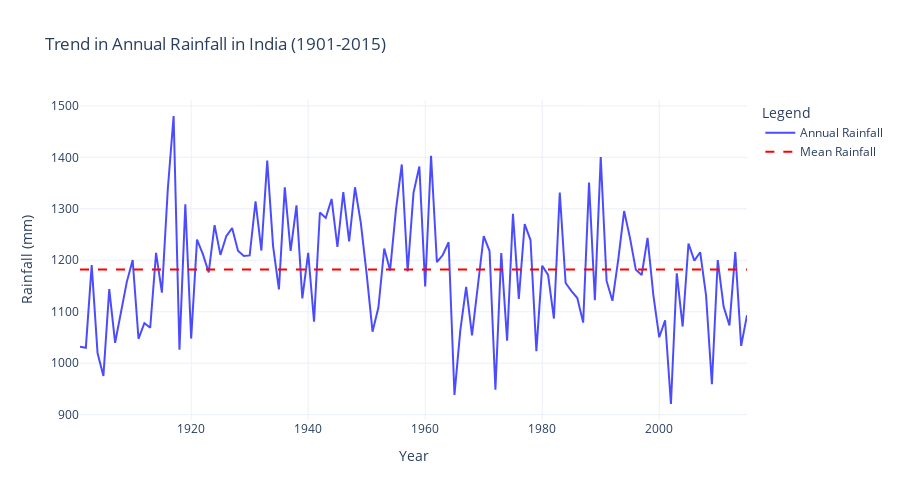
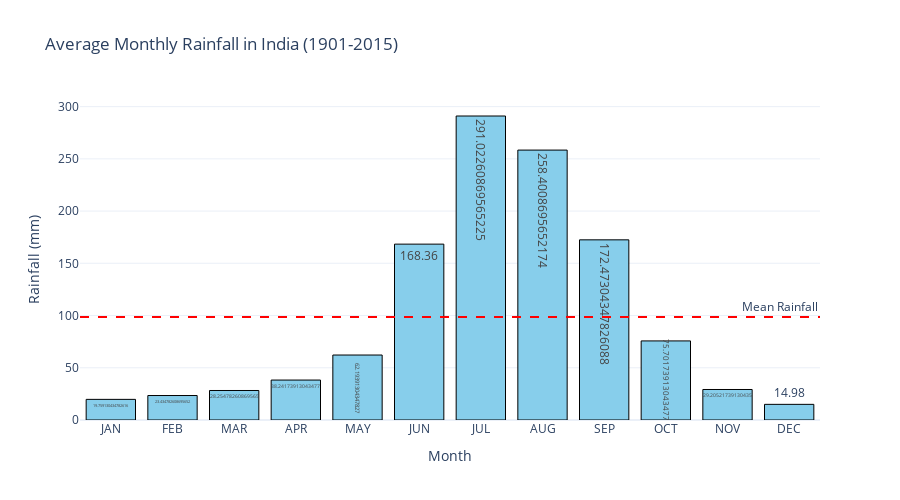
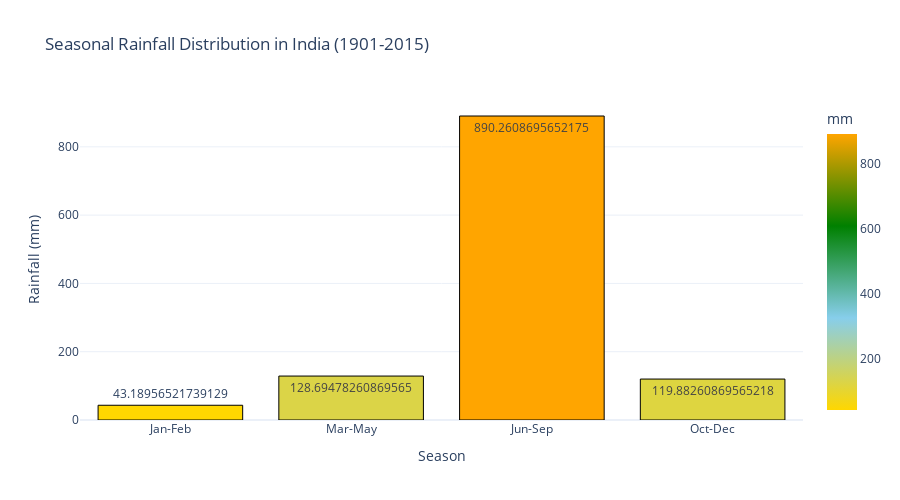

These figures' notebook cell, in order:
### Markdown cell above
### Analyzing Annual Rainfall Trends Over Time

### Code cell
import plotly.graph_objects as go
import plotly.express as px

# analyze trends in annual rainfall over time
annual_rainfall = rainfall_data[['YEAR', 'ANNUAL']]

fig_annual = go.Figure()
fig_annual.add_trace(go.Scatter(
    x=annual_rainfall['YEAR'],
    y=annual_rainfall['ANNUAL'],
    mode='lines',
    name='Annual Rainfall',
    line=dict(color='blue', width=2),
    opacity=0.7
))
fig_annual.add_trace(go.Scatter(
    x=annual_rainfall['YEAR'],
    y=[annual_rainfall['ANNUAL'].mean()] * len(annual_rainfall),
    mode='lines',
    name='Mean Rainfall',
    line=dict(color='red', dash='dash')
))
fig_annual.update_layout(
    title='Trend in Annual Rainfall in India (1901-2015)',
    xaxis_title='Year',
    yaxis_title='Rainfall (mm)',
    template='plotly_white',
    legend=dict(title="Legend"),
    height=500
)
fig_annual.show()

# identify months with the highest and lowest rainfall on average
monthly_columns = ['JAN', 'FEB', 'MAR', 'APR', 'MAY', 'JUN', 'JUL', 'AUG', 'SEP', 'OCT', 'NOV', 'DEC']
monthly_avg = rainfall_data[monthly_columns].mean()

highest_rainfall_month = monthly_avg.idxmax()
lowest_rainfall_month = monthly_avg.idxmin()

fig_monthly = px.bar(
    x=monthly_avg.index,
    y=monthly_avg.values,
    labels={'x': 'Month', 'y': 'Rainfall (mm)'},
    title='Average Monthly Rainfall in India (1901-2015)',
    text=monthly_avg.values
)
fig_monthly.add_hline(
    y=monthly_avg.mean(),
    line_dash="dash",
    line_color="red",
    annotation_text="Mean Rainfall",
    annotation_position="top right"
)
fig_monthly.update_traces(marker_color='skyblue', marker_line_color='black', marker_line_width=1)
fig_monthly.update_layout(template='plotly_white', height=500)
fig_monthly.show()

# seasonal rainfall distribution
seasonal_columns = ['Jan-Feb', 'Mar-May', 'Jun-Sep', 'Oct-Dec']
seasonal_avg = rainfall_data[seasonal_columns].mean()

fig_seasonal = px.bar(
    x=seasonal_avg.index,
    y=seasonal_avg.values,
    labels={'x': 'Season', 'y': 'Rainfall (mm)'},
    title='Seasonal Rainfall Distribution in India (1901-2015)',
    text=seasonal_avg.values,
    color=seasonal_avg.values,
    color_continuous_scale=['gold', 'skyblue', 'green', 'orange']
)

fig_seasonal.update_traces(marker_line_color='black', marker_line_width=1)
fig_seasonal.update_layout(
    template='plotly_white',
    height=500,
    coloraxis_colorbar=dict(title='mm')
)
fig_seasonal.update_layout(template='plotly_white', height=500)
fig_seasonal.show()

### Figure 1 — Plotly figure (JSON) as saved in the notebook; plotly's stock layout.template omitted (floating-point values rounded to 4 significant figures)
{"data": [{"line": {"color": "blue", "width": 2}, "mode": "lines", "name": "Annual Rainfall", "opacity": 0.7, "type": "scatter", "x": [1901, 1902, 1903, 1904, 1905, 1906, 1907, 1908, 1909, 1910, 1911, 1912, 1913, 1914, 1915, 1916, 1917, 1918, 1919, 1920, 1921, 1922, 1923, 1924, 1925, 1926, 1927, 1928, 1929, 1930, 1931, 1932, 1933, 1934, 1935, 1936, 1937, 1938, 1939, 1940, 1941, 1942, 1943, 1944, 1945, 1946, 1947, 1948, 1949, 1950, 1951, 1952, 1953, 1954, 1955, 1956, 1957, 1958, 1959, 1960, 1961, 1962, 1963, 1964, 1965, 1966, 1967, 1968, 1969, 1970, 1971, 1972, 1973, 1974, 1975, 1976, 1977, 1978, 1979, 1980, 1981, 1982, 1983, 1984, 1985, 1986, 1987, 1988, 1989, 1990, 1991, 1992, 1993, 1994, 1995, 1996, 1997, 1998, 1999, 2000, 2001, 2002, 2003, 2004, 2005, 2006, 2007, 2008, 2009, 2010, 2011, 2012, 2013, 2014, 2015], "y": [1032.0, 1030.0, 1190.0, 1020.0, 975.3, 1144.0, 1040.0, 1097.0, 1158.0, 1200.0, 1048.0, 1078.0, 1069.0, 1214.0, 1137.0, 1337.0, 1480.0, 1026.0, 1309.0, 1048.0, 1240.0, 1212.0, 1176.0, 1268.0, 1210.0, 1247.0, 1263.0, 1218.0, 1208.0, 1209.0, 1315.0, 1219.0, 1394.0, 1228.0, 1143.0, 1342.0, 1218.0, 1307.0, 1126.0, 1215.0, 1081.0, 1293.0, 1282.0, 1319.0, 1226.0, 1333.0, 1237.0, 1342.0, 1272.0, 1172.0, 1061.0, 1108.0, 1223.0, 1180.0, 1298.0, 1386.0, 1178.0, 1331.0, 1382.0, 1149.0, 1403.0, 1196.0, 1210.0, 1235.0, 938.4, 1064.0, 1148.0, 1054.0, 1148.0, 1247.0, 1218.0, 948.5, 1214.0, 1044.0, 1290.0, 1125.0, 1270.0, 1239.0, 1023.0, 1190.0, 1172.0, 1087.0, 1332.0, 1156.0, 1140.0, 1127.0, 1079.0, 1351.0, 1122.0, 1401.0, 1160.0, 1121.0, 1202.0, 1296.0, 1244.0, 1182.0, 1171.0, 1244.0, 1132.0, 1050.0, 1083.0, 920.8, 1174.0, 1071.0, 1232.0, 1199.0, 1216.0, 1132.0, 959.3, 1200.0, 1110.0, 1074.0, 1216.0, 1034.0, 1093.0]}, {"line": {"color": "red", "dash": "dash"}, "mode": "lines", "name": "Mean Rainfall", "type": "scatter", "x": [1901, 1902, 1903, 1904, 1905, 1906, 1907, 1908, 1909, 1910, 1911, 1912, 1913, 1914, 1915, 1916, 1917, 1918, 1919, 1920, 1921, 1922, 1923, 1924, 1925, 1926, 1927, 1928, 1929, 1930, 1931, 1932, 1933, 1934, 1935, 1936, 1937, 1938, 1939, 1940, 1941, 1942, 1943, 1944, 1945, 1946, 1947, 1948, 1949, 1950, 1951, 1952, 1953, 1954, 1955, 1956, 1957, 1958, 1959, 1960, 1961, 1962, 1963, 1964, 1965, 1966, 1967, 1968, 1969, 1970, 1971, 1972, 1973, 1974, 1975, 1976, 1977, 1978, 1979, 1980, 1981, 1982, 1983, 1984, 1985, 1986, 1987, 1988, 1989, 1990, 1991, 1992, 1993, 1994, 1995, 1996, 1997, 1998, 1999, 2000, 2001, 2002, 2003, 2004, 2005, 2006, 2007, 2008, 2009, 2010, 2011, 2012, 2013, 2014, 2015], "y": [1182.0, 1182.0, 1182.0, 1182.0, 1182.0, 1182.0, 1182.0, 1182.0, 1182.0, 1182.0, 1182.0, 1182.0, 1182.0, 1182.0, 1182.0, 1182.0, 1182.0, 1182.0, 1182.0, 1182.0, 1182.0, 1182.0, 1182.0, 1182.0, 1182.0, 1182.0, 1182.0, 1182.0, 1182.0, 1182.0, 1182.0, 1182.0, 1182.0, 1182.0, 1182.0, 1182.0, 1182.0, 1182.0, 1182.0, 1182.0, 1182.0, 1182.0, 1182.0, 1182.0, 1182.0, 1182.0, 1182.0, 1182.0, 1182.0, 1182.0, 1182.0, 1182.0, 1182.0, 1182.0, 1182.0, 1182.0, 1182.0, 1182.0, 1182.0, 1182.0, 1182.0, 1182.0, 1182.0, 1182.0, 1182.0, 1182.0, 1182.0, 1182.0, 1182.0, 1182.0, 1182.0, 1182.0, 1182.0, 1182.0, 1182.0, 1182.0, 1182.0, 1182.0, 1182.0, 1182.0, 1182.0, 1182.0, 1182.0, 1182.0, 1182.0, 1182.0, 1182.0, 1182.0, 1182.0, 1182.0, 1182.0, 1182.0, 1182.0, 1182.0, 1182.0, 1182.0, 1182.0, 1182.0, 1182.0, 1182.0, 1182.0, 1182.0, 1182.0, 1182.0, 1182.0, 1182.0, 1182.0, 1182.0, 1182.0, 1182.0, 1182.0, 1182.0, 1182.0, 1182.0, 1182.0]}], "layout": {"height": 500, "legend": {"title": {"text": "Legend"}}, "title": {"text": "Trend in Annual Rainfall in India (1901-2015)"}, "xaxis": {"title": {"text": "Year"}}, "yaxis": {"title": {"text": "Rainfall (mm)"}}}}

### Figure 2 — Plotly figure (JSON) as saved in the notebook; plotly's stock layout.template omitted (floating-point values rounded to 4 significant figures)
{"data": [{"hovertemplate": "Month=%{x}<br>Rainfall (mm)=%{y}<br>text=%{text}<extra></extra>", "legendgroup": "", "marker": {"color": "skyblue", "line": {"color": "black", "width": 1}, "pattern": {"shape": ""}}, "name": "", "orientation": "v", "showlegend": false, "text": [19.76, 23.43, 28.25, 38.24, 62.19, 168.4, 291.0, 258.4, 172.5, 75.7, 29.21, 14.98], "textposition": "auto", "type": "bar", "x": ["JAN", "FEB", "MAR", "APR", "MAY", "JUN", "JUL", "AUG", "SEP", "OCT", "NOV", "DEC"], "xaxis": "x", "y": [19.76, 23.43, 28.25, 38.24, 62.19, 168.4, 291.0, 258.4, 172.5, 75.7, 29.21, 14.98], "yaxis": "y"}], "layout": {"annotations": [{"showarrow": false, "text": "Mean Rainfall", "x": 1, "xanchor": "right", "xref": "x domain", "y": 98.5, "yanchor": "bottom", "yref": "y"}], "barmode": "relative", "height": 500, "legend": {"tracegroupgap": 0}, "shapes": [{"line": {"color": "red", "dash": "dash"}, "type": "line", "x0": 0, "x1": 1, "xref": "x domain", "y0": 98.5, "y1": 98.5, "yref": "y"}], "title": {"text": "Average Monthly Rainfall in India (1901-2015)"}, "xaxis": {"anchor": "y", "domain": [0, 1], "title": {"text": "Month"}}, "yaxis": {"anchor": "x", "domain": [0, 1], "title": {"text": "Rainfall (mm)"}}}}

### Figure 3 — Plotly figure (JSON) as saved in the notebook; plotly's stock layout.template omitted (floating-point values rounded to 4 significant figures)
{"data": [{"hovertemplate": "Season=%{x}<br>Rainfall (mm)=%{y}<br>text=%{text}<br>color=%{marker.color}<extra></extra>", "legendgroup": "", "marker": {"color": [43.19, 128.7, 890.3, 119.9], "coloraxis": "coloraxis", "line": {"color": "black", "width": 1}, "pattern": {"shape": ""}}, "name": "", "orientation": "v", "showlegend": false, "text": [43.19, 128.7, 890.3, 119.9], "textposition": "auto", "type": "bar", "x": ["Jan-Feb", "Mar-May", "Jun-Sep", "Oct-Dec"], "xaxis": "x", "y": [43.19, 128.7, 890.3, 119.9], "yaxis": "y"}], "layout": {"barmode": "relative", "coloraxis": {"colorbar": {"title": {"text": "mm"}}, "colorscale": [[0, "gold"], [0.3333, "skyblue"], [0.6667, "green"], [1, "orange"]]}, "height": 500, "legend": {"tracegroupgap": 0}, "title": {"text": "Seasonal Rainfall Distribution in India (1901-2015)"}, "xaxis": {"anchor": "y", "domain": [0, 1], "title": {"text": "Season"}}, "yaxis": {"anchor": "x", "domain": [0, 1], "title": {"text": "Rainfall (mm)"}}}}
